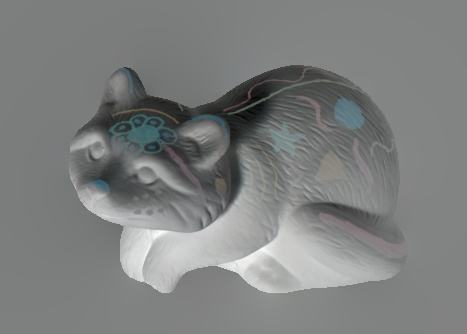
#> input picture fig/light4.jpg, 467 x 334 px, given as the content of the folder fig/light0.jpg, which was not available
$ python save.py --input-dir fig --output-dir out   (older library calls are emulated)
#> lines starting #> are read from the running program, lines starting #| are printed output that depends on the picture; pictures that were not available may be replaced by others from this repository, and a replacement may not be noted
### util.py
import numpy as np
from scipy import signal
import matplotlib.pyplot as plt
import cv2
import os
import glob

def getImgs(dir_path, color=False, pattern="*"):
#> called with dir_path = 'fig/light0.jpg', color = True, pattern = '*'
    img_list = glob.glob(os.path.join(dir_path,pattern))
    imgs = []
    color_flag = cv2.IMREAD_GRAYSCALE if not color else cv2.IMREAD_COLOR
    for img_path in img_list:
        img = cv2.imread(img_path, color_flag)
#> img is the input picture: shape (334, 467, 3); mean B, G, R 126.8, 127.6, 125.5
        imgs.append(img)
    return np.array(imgs)

def zeroPadding(imgs, num=None):
    if num is None: num = 1

    imgs[:,:,:num] = 0
    imgs[:,:num,:] = 0
    imgs[:,-num:,:] = 0
    imgs[:,:,-num:] = 0

    return imgs

def getAlbedo(bigIm1, invKhat=None):
    dxs = np.zeros(bigIm1.shape)
    dys = np.zeros(bigIm1.shape)

    for i in range(bigIm1.shape[0]):
        if np.ndim(bigIm1[0]) == 2:
            dx = signal.convolve2d(bigIm1[i,:,:], np.atleast_2d([0, 1, -1]), mode='same')
            dy = signal.convolve2d(bigIm1[i,:,:], np.atleast_2d([0, 1, -1]).T, mode='same')
            dxs[i,:,:] = dx
            dys[i,:,:] = dy

        elif np.ndim(bigIm1[0]) == 3:
            for c in range(bigIm1[i].shape[-1]):
                dx = signal.convolve2d(bigIm1[i,:,:,c], np.atleast_2d([0, 1, -1]), mode='same')
                dy = signal.convolve2d(bigIm1[i,:,:,c], np.atleast_2d([0, 1, -1]).T, mode='same')
                dxs[i,:,:,c] = dx
                dys[i,:,:,c] = dy

    dx = np.median(dxs, axis=0)
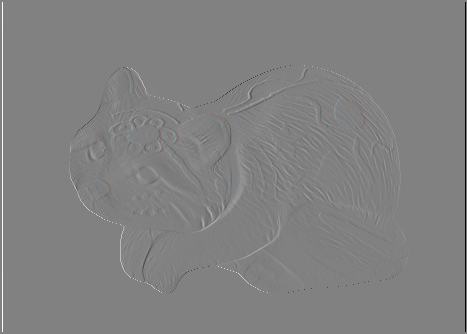
#> dx: shape (334, 467, 3) float64; mean of channels 0, 1, 2 0, 0, 0; drawn with min black and max white
    dy = np.median(dys, axis=0)
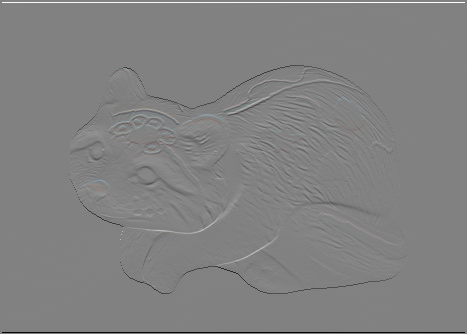
#> dy: shape (334, 467, 3) float64; mean of channels 0, 1, 2 0, 0, 0; drawn with min black and max white

    if invKhat is None: imR, invKhat = reconsEdge3(dx, dy)
    else: imR=reconsEdge3(dx,dy,invKhat)

    return imR, dxs, dys, dx, dy, invKhat

def reconsEdge3(dx, dy, invKhat=None):
    # given dx dy reconstruct image
    # here we do the convolutions using FFT2
    if np.ndim(dx) == 2:
        img = np.zeros(dx.shape)
        sx, sy = dx.shape
        max_size = max(sx, sy)

        if invKhat is None:
            invK = invDel2(2*max_size)
            invKhat = np.fft.fft2(invK)

        imgX = signal.convolve2d(dx, np.atleast_2d([0,1,-1])[:,::-1], mode='same')
        imgY = signal.convolve2d(dy, np.atleast_2d([0,1,-1]).T[::-1,:], mode='same')

        imgS = imgX+imgY

        imgShat = np.fft.fft2(imgS, s=[2*max_size, 2*max_size])
        img = np.real(np.fft.ifft2(imgShat*invKhat))
        img = img[max_size:max_size+sx, max_size:max_size+sy]

    elif np.ndim(dx) == 3:
        if invKhat is None:
            img = np.zeros(dx.shape)
            invKhats = []
            for c in range(dx.shape[-1]):
                img[:,:,c], invKhat = reconsEdge3(dx[:,:,c], dy[:,:,c])
                invKhats.append(invKhat)
#> this loop made 3 passes
#> pass 1, in reconsEdge3 (call 2), `imgS = imgX+imgY`:
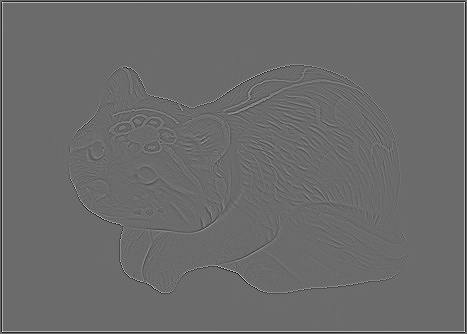
#> imgS: shape (334, 467) float64; min -190, max 260, mean 0; drawn with min black and max white
#> pass 1, in reconsEdge3 (call 2), `img = np.real(np.fft.ifft2(imgShat*invKhat))`:
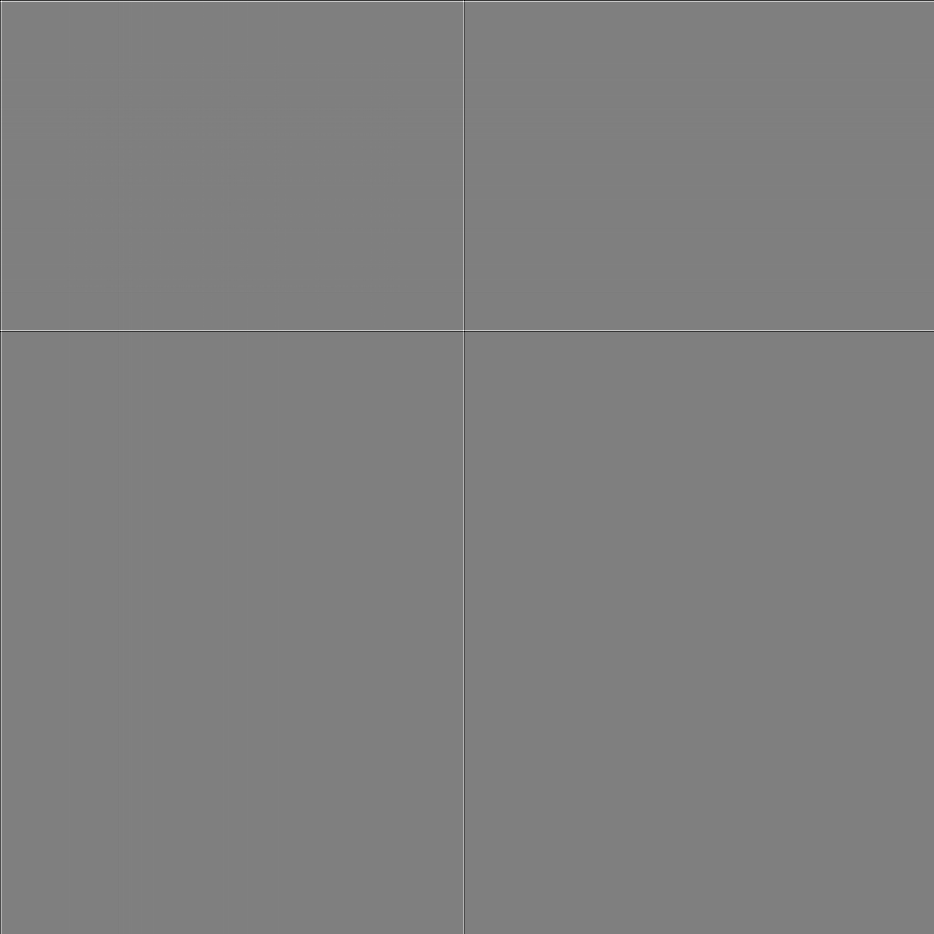
#> img: shape (934, 934) float64; min -3.8e+13, max 3.79e+13, mean 0; drawn with min black and max white
#> after the loop:
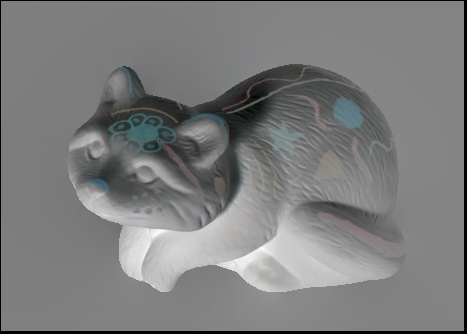
#> img: shape (334, 467, 3) float64; mean of channels 0, 1, 2 124.2, 124.9, 123.7; drawn as B, G, R
#> after the loop, invKhats = 3 items
            invKhat = np.transpose(np.array(invKhats), (1,2,0))
        else:
            img = np.zeros(dx.shape)
            for c in range(dx.shape[-1]):
                img[:,:,c], _ = reconsEdge3(dx[:,:,c], dy[:,:,c], invKhat[:,:,c])

    img = cv2.normalize(src=img, dst=None, alpha=0, beta=255, norm_type=cv2.NORM_MINMAX, dtype=cv2.CV_8U)

    return img, invKhat

def invDel2(img_size, color=False):
    if not color:
        K = np.zeros((img_size, img_size))
        K[img_size//2, img_size//2] = -4
        K[img_size//2 + 1, img_size//2] = 1
        K[img_size//2, img_size//2 + 1] = 1
        K[img_size//2 - 1, img_size//2] = 1
        K[img_size//2, img_size//2 - 1] = 1

        Khat = np.fft.fft2(K)
        I = np.nonzero(Khat == 0)
        Khat[I] = 1
        invKhat = 1/Khat
        invKhat[I] = 0
        invK = np.fft.ifft2(invKhat)
        invK = -np.real(invK)
        invK = signal.convolve2d(invK, np.array([[1,0,0],[0,0,0],[0,0,0]]), mode='same') # shift by one
    else:
        invK = np.zeros((img_size, img_size, 3))
        for c in range(3):
            invK[:,:,c] = invDel2(img_size)
    return invK

### save.py
import numpy as np
import util as U
import matplotlib.pyplot as plt
import argparse
import cv2
import os

def main():
    parser = argparse.ArgumentParser()
    parser.add_argument('--input-dir', type=str, required=True)
    parser.add_argument('--output-dir', type=str, required=True)
    args = parser.parse_args()

    if not os.path.exists(args.output_dir): os.makedirs(args.output_dir)

    for sub_dir in os.listdir(args.input_dir):

        output_sub_dir = os.path.join(args.output_dir, sub_dir)
        if not os.path.exists(output_sub_dir): os.makedirs(output_sub_dir)

        imgs = U.getImgs(os.path.join(args.input_dir, sub_dir), color=True)

        # and now get albedo
        # for boundary conditions we assume the boundary of the image
        # is set to zero
        imgs = U.zeroPadding(imgs, 2)

        imR, dxs, dys, dx, dy, invKhat = U.getAlbedo(imgs)

        cv2.imwrite(os.path.join(output_sub_dir, 'reflectance.jpg'), imR)

        # to get lighting we subtract median lighting from the gradient
        # and reconstruct
        for idx in range(len(imgs)):
            light, _ = U.reconsEdge3(dxs[idx]-dx, dys[idx]-dy, invKhat)
            cv2.imwrite(os.path.join(output_sub_dir, f'light{idx}.jpg'), light)
#> this loop made 1 pass


if __name__ == "__main__":
    main()
